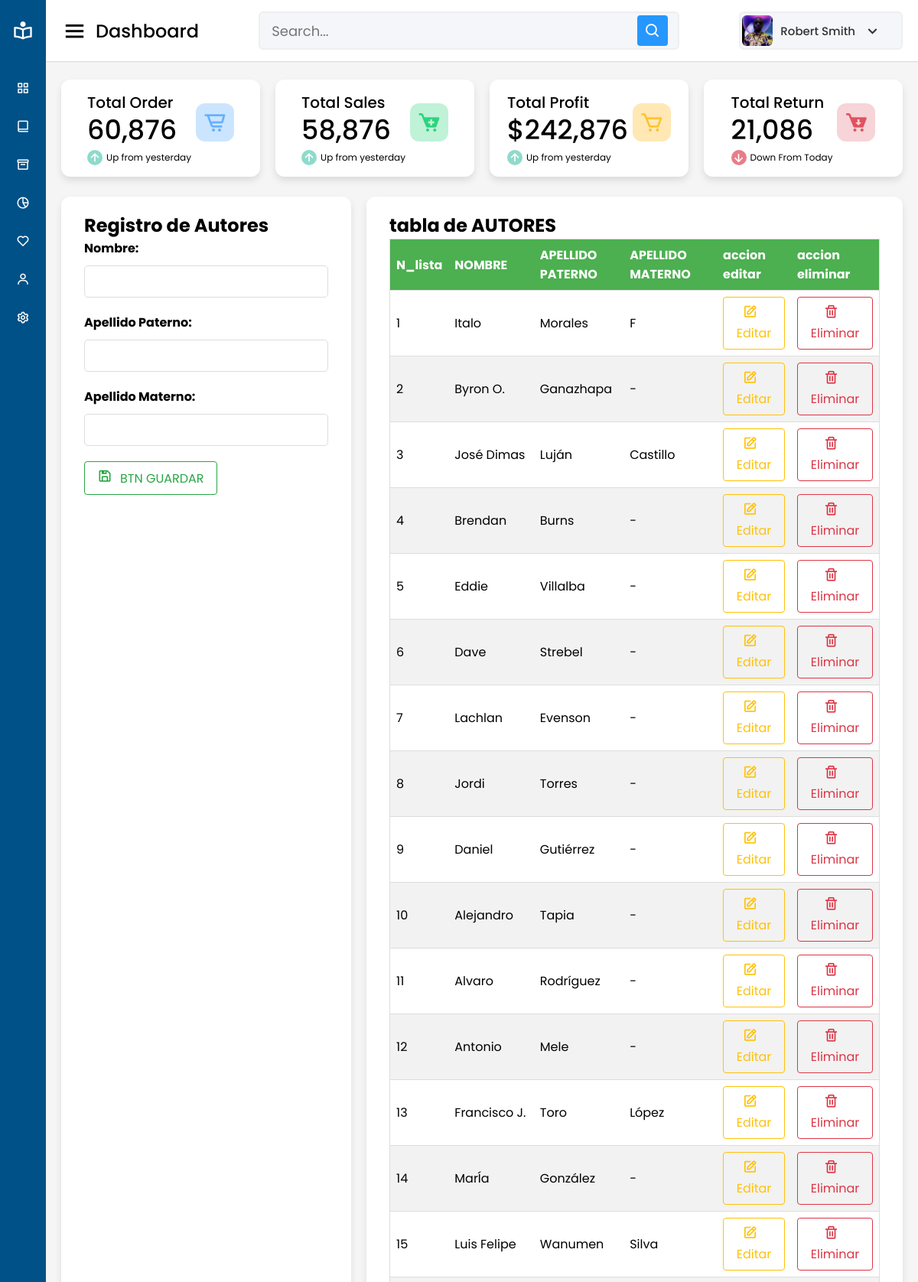
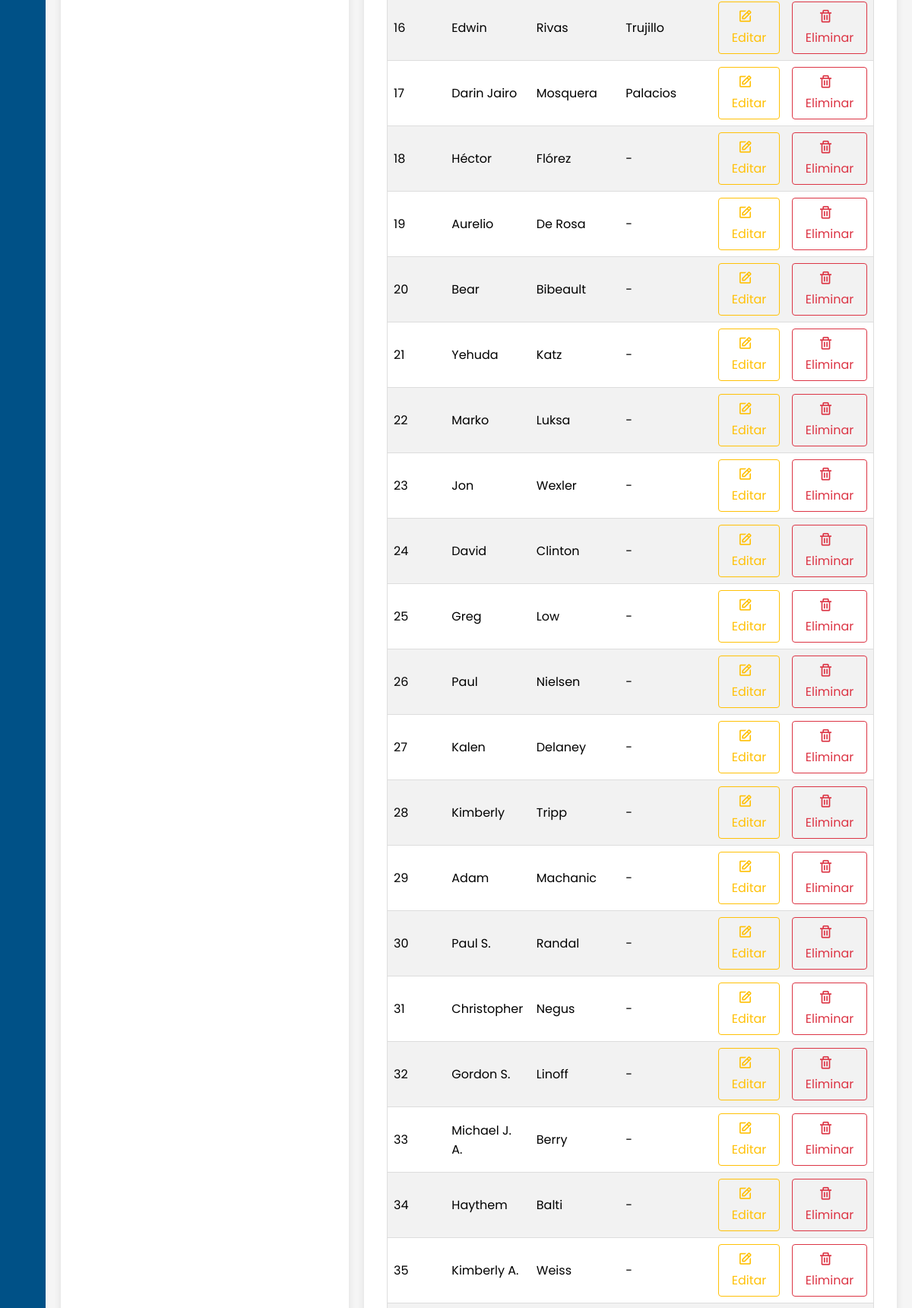
Page /autores/set/ (upper part) on the committed database (2 pictures, top to bottom).
### tables this page shows
CREATE TABLE `autores` 
(
  `Id` INT(2) NOT NULL AUTO_INCREMENT,
  `Nombre` VARCHAR(20) NOT NULL,
  `Paterno` VARCHAR(20) NOT NULL,
  `Materno` VARCHAR(20) NOT NULL,
  PRIMARY KEY (`Id`)
);

### core/db_abstract_model.php (called while the page is built, shortened)
<?php
abstract class DBAbstractModel
{
    private static $db_host = 'localhost';
    private static $db_user = 'root';
    private static $db_pass = '';
    protected $db_name = 'adb_2023_act6_Bmanuel';
    protected $query;
    private $conn;
    private function open_connection()
    {
        $this->conn = new mysqli(
            self::$db_host,
            self::$db_user,
            self::$db_pass,
            $this->db_name
        );
    }
    protected function get_results_from_query()
    {
        $result = $this->conn->query($this->query);
    }
}

### autores/model.php (called while the page is built, shortened)
<?php
require_once('../core/db_abstract_model.php');
class AutorModel extends DBAbstractModel
{
    public function get()
    {
        $this->query = "SELECT * FROM autores";
        $this->get_results_from_query();
        $resultados = array_map(function ($row) {
            return [
                'Id' => $row['Id'],
                'Nombre' => $row['Nombre'],
                'Paterno' => $row['Paterno'],
                'Materno' => $row['Materno']
            ];
        }, $this->rows);
        return [
            'mensaje' => 'Autores encontrados',
            'registros' => $resultados
        ];
    }
}

### autores/view.php (the view)
<?php
$diccionario = array(
    'subtitulo' => array(
        VIEW_SET_AUTOR =>    'Crear un nuevo autor',
        VIEW_GET_AUTOR =>    'Todos Los Autores',
        VIEW_DELETE_AUTOR => 'Eliminar un autor',
        VIEW_EDIT_AUTOR =>   'Modificar autor'
    ),
    'links_menu' => array(
        'VIEW_SET_AUTOR' =>      MODULO . VIEW_SET_AUTOR . '/',
        'VIEW_GET_AUTOR' =>      MODULO . VIEW_GET_AUTOR . '/',
        'VIEW_EDIT_AUTOR' =>     MODULO . VIEW_EDIT_AUTOR . '/',
        'VIEW_DELETE_AUTOR' =>   MODULO . VIEW_DELETE_AUTOR . '/'
    ),
    'form_actions' => array(
        'SET' =>    '/dwp_2023_pf_bmanuel/' . MODULO . SET_AUTOR . '/',
        'GET' =>    '/dwp_2023_pf_bmanuel/' . MODULO . GET_AUTOR . '/',
        'DELETE' => '/dwp_2023_pf_bmanuel/' . MODULO . DELETE_AUTOR . '/',
        'EDIT' =>   '/dwp_2023_pf_bmanuel/' . MODULO . EDIT_AUTOR . '/'
    )
);
function get_main_template($value = 'header or footer file')
{
    $file = '../frontend/html/main_' . $value . '.html';
    $main_template = file_get_contents($file);
    return $main_template;
}
function get_vista_html($form = 'get')
{
    $file = '../frontend/html/autores/autor_' . $form . '.html';
    $template = file_get_contents($file);
    return $template;
}
function render_dinamic_data($html, $data)
{
    foreach ($data as $clave => $valor) {
        $html = str_replace('{' . $clave . '}', $valor, $html);
    }
    return $html;
}
function retornar_vista($vista, $data = array())
{
    global $diccionario;
    $html = get_main_template('template');
    $html = str_replace(
        '{subtitulo}',
        $diccionario['subtitulo'][$vista],
        $html
    );
    if (is_array($data['mensaje']) && !empty($data['mensaje'])) {
        if ($data['mensaje']['tipo'] == 'success') {
            $mensaje = $data['mensaje']['menss'];
            $alert = '<div class="alert success">
                    <span class="closebtn">&times;</span>
                    <i class="bx bx-check-circle"></i>
                    <strong>¡Éxito!</strong> ' . $mensaje . '.
                </div>';
        } else if ($data['mensaje']['tipo'] == 'error') {
            $mensaje = $data['mensaje']['menss'];
            $alert = '<div class="alert error">
                    <span class="closebtn">&times;</span>
                    <i class="bx bx-error-alt"></i>
                    <strong>¡Error!</strong>' . $mensaje . '.
                </div>';
        } else {
            $alert = ' <div class="alert warning">
                    <span class="closebtn">&times;</span>
                    <i class="bx bx-warning"></i>
                    <strong>¡Advertencia!</strong> Ocurrio un error .
                </div> ';
        }
    } else {
        $alert = "";
    }
    $tabla_body = '<tbody>';
    $contador_lista = 1;
    foreach ($data['registros'] as $registro) {
        if (!empty($registro['Nombre']) && !empty($registro['Paterno']))
        {
            $fila = '<tr id="' . $registro['Id'] . '">';
            $fila .= '<td>' . $contador_lista++ . '</td>';
            $fila .= '<td>' . $registro['Nombre'] . '</td>';
            $fila .= '<td>' . $registro['Paterno'] . '</td>';
            $fila .= '<td>' . $materno = !empty($registro['Materno']) ? $registro['Materno'] : '-' . '</td>';
            $fila .= '<td>' . '<a class="boton boton-outline-warning" href="#" onclick="editarAutor(' . $registro['Id'] . ')"><i class="bx bx-edit"></i>Editar</a>' . '</td>';
            $fila .= '<td>' . '<button class="boton boton-outline-danger" name="EliminarAutor" type="submit" value="' . $registro['Id'] . '"><i class="bx bx-trash"></i>Eliminar</button>' . '</td>';
            $tabla_body .= $fila . '</tr>';
        }
    }
    $tabla_body .= '</tbody>';
    $html = str_replace('{contenido}', get_vista_html($vista), $html);
    $html = str_replace('{TBODY}', $tabla_body, $html);
    $html = str_replace('{ALERT}', $alert, $html);
    $html = render_dinamic_data($html, $diccionario['form_actions']);
    $html = render_dinamic_data($html, $diccionario['links_menu']);
    print $html;
}

### autores/controller.php (shortened to what this page needs)
<?php
require_once('model.php');
require_once('view.php');
function handler()
{
    $event = VIEW_GET_AUTOR;
    $uri = $_SERVER['REQUEST_URI'];
    $peticiones = array(
        SET_AUTOR,          GET_AUTOR,          DELETE_AUTOR,           EDIT_AUTOR,
        VIEW_SET_AUTOR,     VIEW_GET_AUTOR,     VIEW_DELETE_AUTOR,      VIEW_EDIT_AUTOR
    );
    foreach ($peticiones as $peticion) {
        $uri_peticion = MODULO . $peticion . '/';
        if (strpos($uri, $uri_peticion) == true) {
            $event = $peticion;
        }
    }
    $autor = set_obj_autor();
    switch ($event) {
        case SET_AUTOR:
            if (!empty($_POST) && $_POST['nombre'] != '') {
                $autor_data_insert = array();
                $autor_data_insert['nombre'] = $_POST['nombre'];
                $autor_data_insert['paterno'] = $_POST['paterno'];
                $autor_data_insert['materno'] = $_POST['materno'];
                $result = $autor->set($autor_data_insert);
                $autor_data_insert = array();
                $_POST = array();
                $autores = $autor->get();
                $autores['mensaje'] = $result;
                retornar_vista(VIEW_SET_AUTOR, $autores);
                $autores = array();
            } else {
                $autores = $autor->get();
                retornar_vista(VIEW_SET_AUTOR, $autores);
            }
            break;
    }
}
function set_obj_autor()
{
    $obj_Autor = new AutorModel();
    return $obj_Autor;
}
handler();

### frontend/css/myStyles.css (style rules this page uses)
.boton { display: inline-block; padding: 0.5rem 1rem; border: 1px solid; border-radius: 0.25rem; text-align: center; text-decoration: none; font-size: 1rem; cursor: pointer; }
.boton-outline-success { color: #28a745; background-color: transparent; border-color: #28a745; }
.boton-outline-danger { color: #dc3545; background-color: transparent; border-color: #dc3545; }
.boton-outline-warning { color: #ffc107; background-color: transparent; border-color: #ffc107; }
label { display: block; margin-bottom: 10px; font-weight: bold; }
input[type="text"], input[type="email"], input[type="password"] { width: 100%; padding: 10px; border-radius: 5px; border: 1px solid #ddd; margin-bottom: 20px; box-sizing: border-box; }
table { border-collapse: collapse; width: 100%; border: 1px solid #ddd; }
th, td { text-align: left; padding: 8px; border-bottom: 1px solid #ddd; }
th { background-color: #4CAF50; color: white; }
tr:not(:last-child) { border-bottom: 1px solid #ddd; }
tr:nth-child(even) { background-color: #f2f2f2; }
.tr-hover { transition: background-color 0.3s ease; }
.bx { font-size: 20px; margin-right: 10px; }

### rows in the picture
autores: Nombre "Italo", Paterno "Morales", Materno "F"
autores: Nombre "Byron O.", Paterno "Ganazhapa"
autores: Nombre "José Dimas", Paterno "Luján", Materno "Castillo"
autores: Nombre "Brendan", Paterno "Burns"
autores: Nombre "Eddie", Paterno "Villalba"
autores: Nombre "Dave", Paterno "Strebel"
autores: Nombre "Lachlan", Paterno "Evenson"
autores: Nombre "Jordi", Paterno "Torres"
autores: Nombre "Daniel", Paterno "Gutiérrez"
autores: Nombre "Alejandro", Paterno "Tapia"
autores: Nombre "Alvaro", Paterno "Rodríguez"
autores: Nombre "Antonio", Paterno "Mele"
autores: Nombre "Francisco J.", Paterno "Toro", Materno "López"
autores: Nombre "MarÍa", Paterno "González"
autores: Nombre "Luis Felipe", Paterno "Wanumen", Materno "Silva"
autores: Nombre "Edwin", Paterno "Rivas", Materno "Trujillo"
autores: Nombre "Darin Jairo", Paterno "Mosquera", Materno "Palacios"
autores: Nombre "Héctor", Paterno "Flórez"
autores: Nombre "Aurelio", Paterno "De Rosa"
autores: Nombre "Bear", Paterno "Bibeault"
autores: Nombre "Yehuda", Paterno "Katz"
autores: Nombre "Marko", Paterno "Luksa"
autores: Nombre "Jon", Paterno "Wexler"
autores: Nombre "David", Paterno "Clinton"
autores: Nombre "Greg", Paterno "Low"
autores: Nombre "Paul", Paterno "Nielsen"
autores: Nombre "Kalen", Paterno "Delaney"
autores: Nombre "Kimberly", Paterno "Tripp"
autores: Nombre "Adam", Paterno "Machanic"
autores: Nombre "Paul S.", Paterno "Randal"
autores: Nombre "Christopher", Paterno "Negus"
autores: Nombre "Gordon S.", Paterno "Linoff"
autores: Nombre "Michael J. A.", Paterno "Berry"
autores: Nombre "Haythem", Paterno "Balti"
autores: Nombre "Kimberly A.", Paterno "Weiss"
